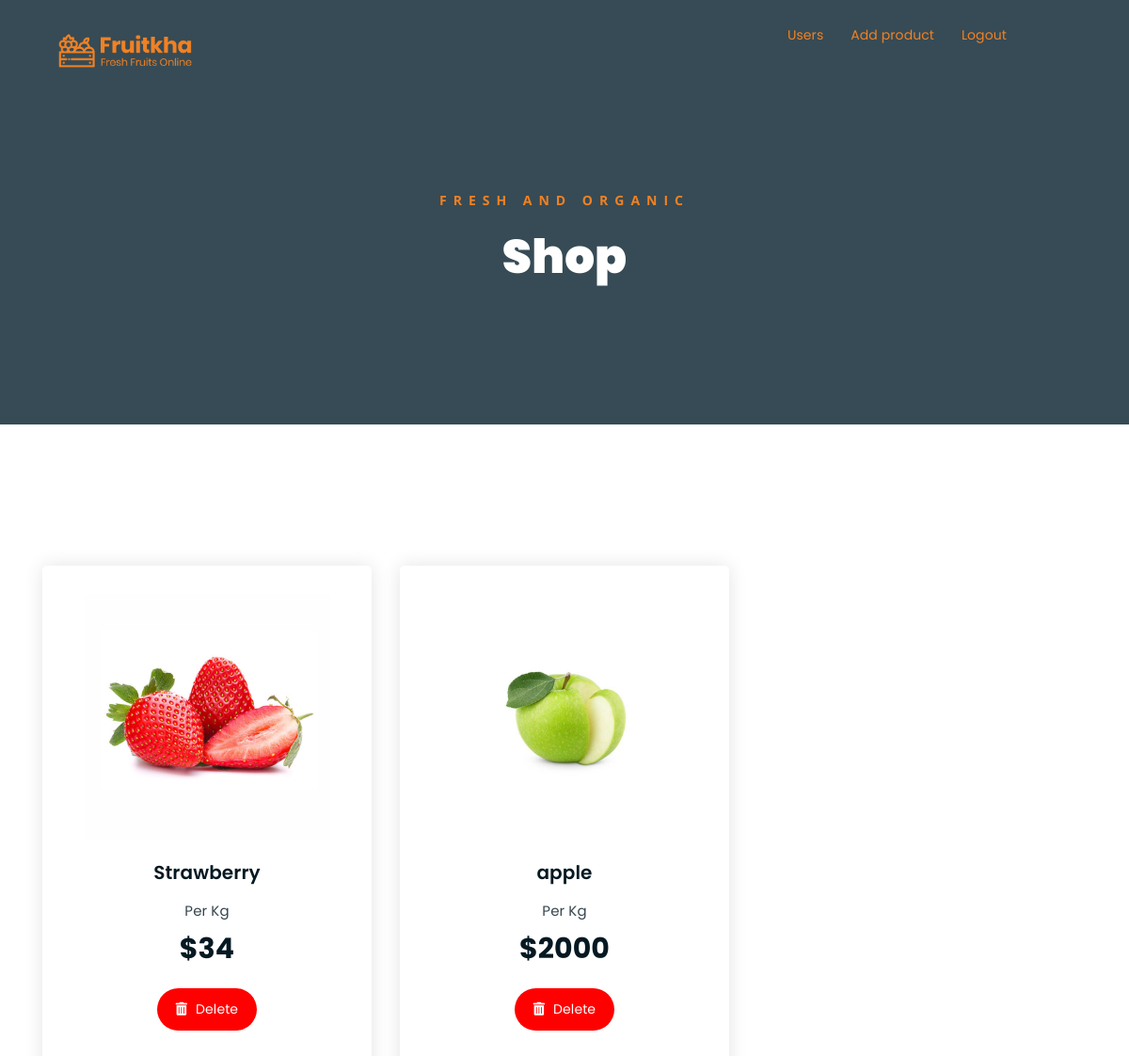
Before: /home (signed in) with the older database file.
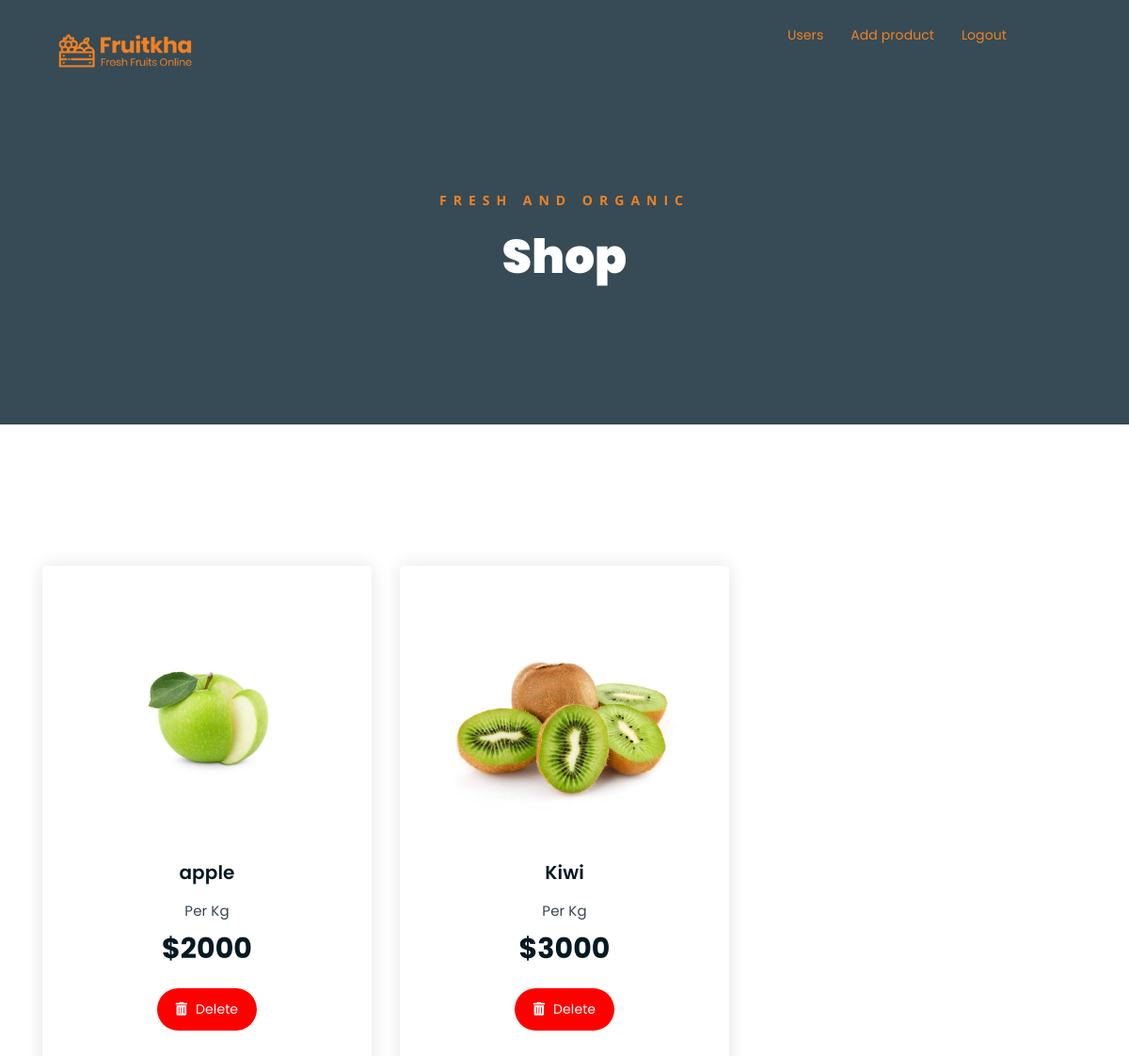
After: the same page with the newer database file.
### tables this page shows
CREATE TABLE products (
            id INTEGER PRIMARY KEY AUTOINCREMENT,
            name TEXT NOT NULL,
            price INTEGER NOT NULL,
            image_url TEXT
        );

### app.py (the view)
@app.route('/home')
def products():
  if 'username' in session:
    return render_template('products.html', products = db.get_all_products(connection), username = session['username'])
  return redirect(url_for('login'))

### db.py (called while the page is built)
def get_all_products(connection):
    cursor = connection.cursor()
    query = '''SELECT * FROM products'''
    cursor.execute(query)
    return cursor.fetchall()

### templates/products.html (shortened to what this page needs)
<!DOCTYPE html>
<html lang="en" dir="ltr">
  <head>
    <link
      rel="stylesheet"
      href="{{ url_for('static', filename='assets/css/all.min.css') }}"
    />
    <link
      rel="stylesheet"
      href="{{url_for('static',filename='css/bootstrap.min.css')}}"
    />
    <link
      rel="stylesheet"
      href="{{url_for('static',filename='css/style.css')}}"
    />
    <link
      rel="stylesheet"
      href="{{url_for('static',filename='assets/bootstrap/css/bootstrap.min.css')}}"
    />
    <link
      rel="stylesheet"
      href="{{url_for('static',filename='assets/css/owl.carousel.css')}}"
    />
    <link
      rel="stylesheet"
      href="{{url_for('static',filename='assets/css/magnific-popup.css')}}"
    />
    <link
      rel="stylesheet"
      href="{{url_for('static',filename='assets/css/animate.css')}}"
    />
    <link
      rel="stylesheet"
      href="{{url_for('static',filename='assets/css/meanmenu.min.css')}}"
    />
    <link
      rel="stylesheet"
      href="{{url_for('static',filename='assets/css/main.css')}}"
    />
    <link
      rel="stylesheet"
      href="{{url_for('static',filename='assets/css/responsive.css')}}"
    />
  </head>
  <body>
    <div class="top-header-area" id="sticker" style="padding-left: 30px">
      <div class="container">
        <div class="row">
          <div class="col-lg-12 col-sm-12 text-center">
            <div class="main-menu-wrap" style="text-align: end">
              <div class="site-logo">
                <a href="/">
                  <img src="static/assets/img/logo.png" alt="" />
                </a>
              </div>
               {% if username == 'admin'%}
              <a href="/users" style="color: #f28123"> Users </a>
              <a href="/addProduct" style="color: #f28123; margin: 0 25px">
                Add product
              </a>
              {% endif %} {% if ('username' in session) or (username =='admin')
              %}
              <a href="/logout" style="color: #f28123; margin-right: 100px">
                Logout
              </a>
              {% endif %}
            </div>
          </div>
        </div>
      </div>
    </div>
    <div class="breadcrumb-section breadcrumb-bg">
      <div class="container">
        <div class="row">
          <div class="col-lg-8 offset-lg-2 text-center">
            <div class="breadcrumb-text">
              <p>Fresh and Organic</p>
              <h1>Shop</h1>
            </div>
          </div>
        </div>
      </div>
    </div>
    {% include 'includes/alert.html' %} {% if 'username' not in session and
    username != "admin" %}
    <div
      class="alert alert-info alert-dismissible"
      role="alert"
      style="text-align: center"
    >
      To view the shop and buy you have to be logged in!
    </div>
    {% else %}
    <div class="product-section mt-150 mb-150">
      <div class="container">
        <div class="row product-lists">
          {% if products %} {% for product in products %}
          <div class="col-lg-4 col-md-6 text-center">
            <div class="single-product-item">
              <div class="product-image">
                <a href="">
                  <img
                    src="{{ url_for('static', filename=product[3]) }}"
                    alt=""
                  />
                </a>
              </div>
              <h3>{{ product[1] }}</h3>
              <p class="product-price"><span>Per Kg</span> ${{ product[2] }}</p>
               {% if username == 'admin' %}
              <a
                href="{{ url_for('delete_product', product_id=product[0]) }}"
                class="cart-btn"
                style="background: red; margin: 0 10px"
              >
                <i class="fas fa-trash-alt"></i> Delete
              </a>
              {% endif %}
            </div>
          </div>
          {% endfor %} {% endif %}
        </div>
      </div>
    </div>
    {% endif %}
  </body>
</html>

### static/css/style.css (style rules this page uses)
* { margin: 0; padding: 0; box-sizing: border-box; font-family: 'Poppins', sans-serif; }

### static/assets/css/main.css (style rules this page uses)
html { font-size: 14px; font-weight: 400; line-height: 28px; height: 100%; }
body { font-family: "Open Sans", sans-serif; font-weight: 400; font-size: 1rem; letter-spacing: 0.1px; line-height: 1.8; color: #051922; overflow-x: hidden; }
body img { max-width: 100%; }
a { cursor: pointer; text-decoration: none; -webkit-transition: all 0.2s ease-in-out; -o-transition: all 0.2s ease-in-out; transition: all 0.2s ease-in-out; }
h1, .h1, h2, .h2, h3, .h3, h4, .h4, h5, .h5, h6, .h6 { font-family: "Poppins", sans-serif; font-weight: 700; margin: 0 0 1.25rem 0; color: #051922; }
h1:last-child, .h1:last-child, h2:last-child, .h2:last-child, h3:last-child, .h3:last-child, h4:last-child, .h4:last-child, h5:last-child, .h5:last-child, h6:last-child, .h6:last-child { margin: 0; }
h1, .h1 { font-size: 4rem; font-weight: 700; line-height: 4rem; }
h3, .h3 { font-size: 2rem; font-weight: 700; line-height: 2.25rem; }
p { font-family: "Open Sans", sans-serif; font-weight: 400; font-size: 1rem; letter-spacing: 0.1px; line-height: 1.8; color: #051922; margin: 0 0 1.25rem 0; }
.mt-150 { margin-top: 150px; }
.mb-150 { margin-bottom: 150px; }
a.boxed-btn, a.bordered-btn, a.cart-btn { border-radius: 50px; }
.breadcrumb-bg { background-image: url(../img/breadcrumb-bg.jpg); }
.breadcrumb-text p { color: #F28123; font-weight: 700; text-transform: uppercase; letter-spacing: 7px; }
.breadcrumb-text h1 { font-size: 50px; font-weight: 900; color: #fff; margin: 0; margin-top: 20px; }
.breadcrumb-section { padding: 150px 0; background-size: cover; background-position: center center; position: relative; z-index: 1; background-attachment: fixed; padding-top: 200px; }
.breadcrumb-section:after { position: absolute; left: 0; top: 0; width: 100%; height: 100%; content: ""; background-color: #07212e; z-index: -1; opacity: 0.8; }
.top-header-area { position: absolute; z-index: 999; width: 100%; padding: 25px 0; }
.site-logo { float: left; max-width: 150px; }
.main-menu-wrap { position: relative; }
.site-logo { padding: 6px 0; }
.top-header-area { -webkit-transition: 0.3s; -o-transition: 0.3s; transition: 0.3s; }
.product-image img { -webkit-transition: 0.3s; -o-transition: 0.3s; transition: 0.3s; }
a.cart-btn { -webkit-transition: 0.3s; -o-transition: 0.3s; transition: 0.3s; }
.single-product-item { -webkit-transition: 0.3s; -o-transition: 0.3s; transition: 0.3s; }
html, body { height: 100%; }
.single-product-item { margin-bottom: 30px; }
.product-image { padding: 30px; padding-bottom: 0; }
.product-image img { width: 90%; border-radius: 5px; margin-bottom: 20px; }
.single-product-item h3 { font-size: 20px; font-weight: 600; margin-bottom: 10px; }
p.product-price { font-family: 'Poppins', sans-serif; font-size: 30px; font-weight: 700; margin-bottom: 15px; }
p.product-price span { display: block; opacity: 0.8; font-size: 15px; font-weight: 400; }
a.cart-btn { font-family: 'Poppins', sans-serif; display: inline-block; background-color: #F28123; color: #fff; padding: 10px 20px; }
a.cart-btn i { margin-right: 5px; }
.single-product-item { -webkit-box-shadow: 0 0 20px #e4e4e4; box-shadow: 0 0 20px #e4e4e4; padding-bottom: 50px; border-radius: 5px; }

Changed rows visible on the page:
removed products: image_url (picture), name "Strawberry", price "34"
added products: image_url (picture), name "Kiwi", price "3000"
